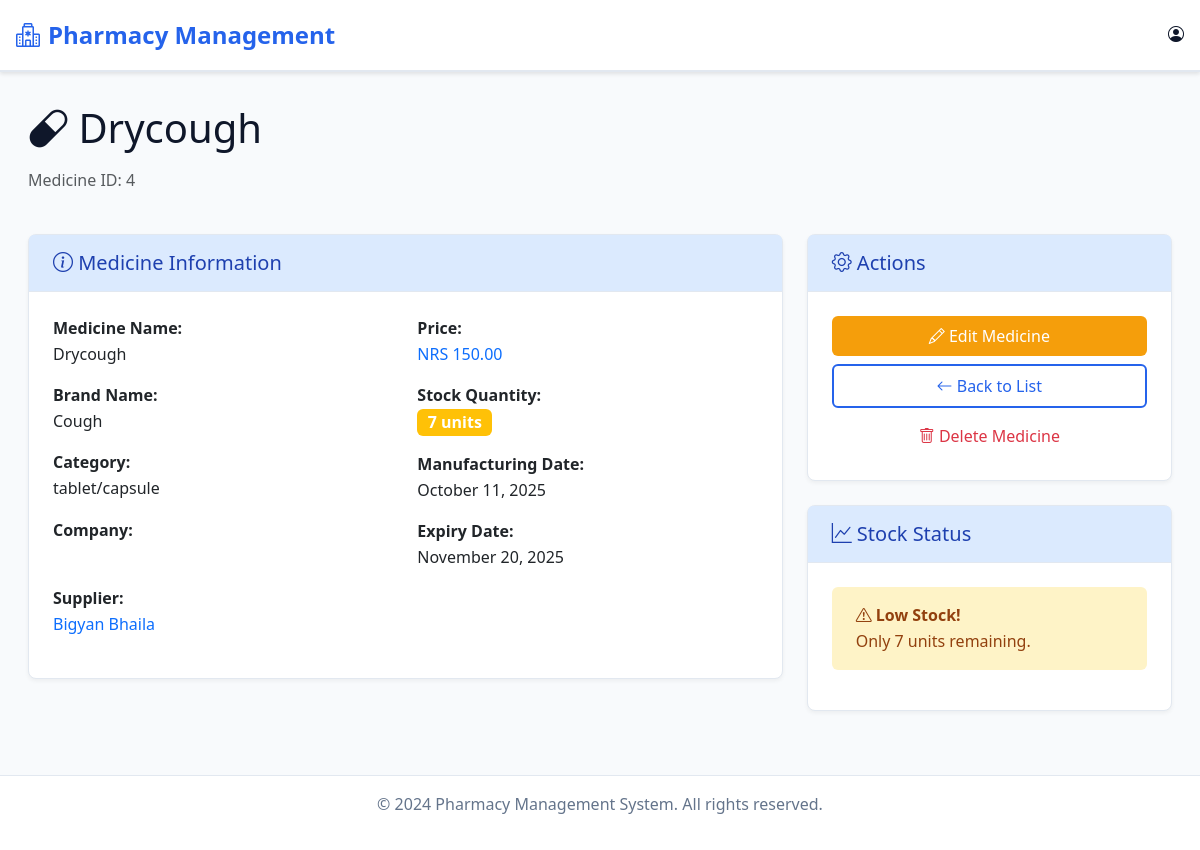
Page /medicine/medicine_detail/4/ on the committed database.
### medicine/models.py (models this page shows, shortened)
class Medicine(models.Model):
    medicine_id = models.AutoField(primary_key=True)   # custom PK
    name = models.CharField(max_length=100)
    brand_name = models.CharField(max_length=100)
    CATEGORY_CHOICES = [
        ("tablet/capsule", "Tablet/Capsule"),
        ("liquid", "Liquid"),
        ("patch", "Patch"),
        ("cream", "Topical Cream"),
    ]
    category = models.CharField(max_length=20, choices=CATEGORY_CHOICES, default="tablet/capsule")
    mfg_date = models.DateField()
    exp_date = models.DateField()
    price = models.DecimalField(max_digits=10, decimal_places=2)
    stock_qty = models.PositiveIntegerField(default=0)
    supplier = models.ForeignKey(Supplier, on_delete=models.CASCADE, related_name="medicines")

### supplier/models.py (models this page shows, shortened)
class Supplier(models.Model):
    id = models.AutoField(primary_key=True)   # auto increment id
    name = models.CharField(max_length=100)
    contact = models.CharField(max_length=20)
    address = models.TextField()

### medicine/views.py (the view)
# urls.py: path('medicine_detail/<int:medicine_id>/', views.medicine_detail, name='medicine_detail'),
def medicine_detail(request, medicine_id):
    from datetime import timedelta
    medicine = get_object_or_404(Medicine, medicine_id=medicine_id)
    today = date.today()
    expiring_soon_date = today + timedelta(days=30)
    return render(request, 'admin/medicine/medicine_detail.html', {
        'medicine': medicine,
        'today': today,
        'expiring_soon_date': expiring_soon_date,
    })

### templates/admin/medicine/medicine_detail.html (shortened to what this page needs)
{% extends "admin/base.html" %}
{% block content %}
<div class="container-fluid">
    <div class="row mb-4">
        <div class="col-12">
            <h1 class="mb-3">
                <i class="bi bi-capsule"></i> {{ medicine.name }}
            </h1>
            <p class="text-muted">Medicine ID: {{ medicine.medicine_id }}</p>
        </div>
    </div>
    <div class="row">
        <div class="col-lg-8">
            <div class="card">
                <div class="card-header">
                    <h5 class="mb-0">
                        <i class="bi bi-info-circle"></i> Medicine Information
                    </h5>
                </div>
                <div class="card-body">
                    <div class="row">
                        <div class="col-md-6">
                            <div class="mb-3">
                                <strong>Medicine Name:</strong>
                                <p>{{ medicine.name }}</p>
                            </div>
                            <div class="mb-3">
                                <strong>Brand Name:</strong>
                                <p>{{ medicine.brand_name }}</p>
                            </div>
                            <div class="mb-3">
                                <strong>Category:</strong>
                                <p>{{ medicine.category }}</p>
                            </div>
                            <div class="mb-3">
                                <strong>Company:</strong>
                            </div>
                        </div>
                        <div class="col-md-6">
                            <div class="mb-3">
                                <strong>Price:</strong>
                                <p class="text-primary">NRS {{ medicine.price|floatformat:2 }}</p>
                            </div>
                            <div class="mb-3">
                                <strong>Stock Quantity:</strong>
                                <p>
                                    <span class="badge {% if medicine.stock_qty <= 0 %}bg-danger{% elif medicine.stock_qty <= 10 %}bg-warning{% else %}bg-success{% endif %} fs-6">
                                        {{ medicine.stock_qty }} units
                                    </span>
                                </p>
                            </div>
                            <div class="mb-3">
                                <strong>Manufacturing Date:</strong>
                                <p>{{ medicine.mfg_date|date:"F d, Y" }}</p>
                            </div>
                            <div class="mb-3">
                                <strong>Expiry Date:</strong>
                                <p class="{% if medicine.exp_date < today %}text-danger{% endif %}">
                                    {{ medicine.exp_date|date:"F d, Y" }}
                                </p>
                            </div>
                        </div>
                    </div>
                    <div class="mb-3">
                        <strong>Supplier:</strong>
                        <p>
                            {% if medicine.supplier %}
                                <a href="{% url 'supplier_detail' medicine.supplier.id %}" class="text-decoration-none">
                                    {{ medicine.supplier.name }}
                                </a>
                            {% else %}
                                <span class="text-muted">No supplier assigned</span>
                            {% endif %}
                        </p>
                    </div>
                </div>
            </div>
        </div>
        <div class="col-lg-4">
            <div class="card">
                <div class="card-header">
                    <h5 class="mb-0">
                        <i class="bi bi-gear"></i> Actions
                    </h5>
                </div>
                <div class="card-body">
                    <div class="d-grid gap-2">
                        <a href="{% url 'edit_page_medicine' medicine.medicine_id %}" class="btn btn-warning">
                            <i class="bi bi-pencil"></i> Edit Medicine
                        </a>
                        <a href="{% url 'list_medicine' %}" class="btn btn-outline-primary">
                            <i class="bi bi-arrow-left"></i> Back to List
                        </a>
                        <a href="{% url 'delete_medicine' medicine.medicine_id %}" class="btn btn-outline-danger">
                            <i class="bi bi-trash"></i> Delete Medicine
                        </a>
                    </div>
                </div>
            </div>
            <div class="card mt-4">
                <div class="card-header">
                    <h5 class="mb-0">
                        <i class="bi bi-graph-up"></i> Stock Status
                    </h5>
                </div>
                <div class="card-body">
                    {% if medicine.stock_qty <= 0 %}
                        <div class="alert alert-danger">
                            <i class="bi bi-exclamation-triangle"></i>
                            <strong>Out of Stock!</strong><br>
                            This medicine is currently out of stock.
                        </div>
                    {% elif medicine.stock_qty <= 10 %}
                        <div class="alert alert-warning">
                            <i class="bi bi-exclamation-triangle"></i>
                            <strong>Low Stock!</strong><br>
                            Only {{ medicine.stock_qty }} units remaining.
                        </div>
                    {% else %}
                        <div class="alert alert-success">
                            <i class="bi bi-check-circle"></i>
                            <strong>In Stock</strong><br>
                            {{ medicine.stock_qty }} units available.
                        </div>
                    {% endif %}
                </div>
            </div>
        </div>
    </div>
</div>
{% endblock %}

### templates/admin/base.html (style rules this page uses)
:root { --primary-blue: #2563eb; --light-blue: #dbeafe; --dark-blue: #1e40af; --white: #ffffff; --light-gray: #f8fafc; --gray: #64748b; --dark-gray: #334155; --black: #0f172a; --border-color: #e2e8f0; --success: #10b981; --warning: #f59e0b; --danger: #ef4444; }
* { margin: 0; padding: 0; box-sizing: border-box; }
body { font-family: 'Segoe UI', Tahoma, Geneva, Verdana, sans-serif; background-color: var(--light-gray); color: var(--black); line-height: 1.6; }
.card { background-color: var(--white); border: 1px solid var(--border-color); border-radius: 8px; box-shadow: 0 2px 4px rgba(0,0,0,0.05); transition: box-shadow 0.3s ease; }
.card-header { background-color: var(--light-blue); border-bottom: 1px solid var(--border-color); padding: 1rem 1.5rem; font-weight: 600; color: var(--dark-blue); }
.card-body { padding: 1.5rem; }
.btn { border-radius: 6px; font-weight: 500; padding: 0.5rem 1rem; border: none; transition: all 0.3s ease; text-decoration: none; display: inline-block; }
.btn-warning { background-color: var(--warning); color: var(--white); }
.btn-outline-primary { background-color: transparent; color: var(--primary-blue); border: 2px solid var(--primary-blue); }
.alert { border-radius: 6px; border: none; padding: 1rem 1.5rem; margin-bottom: 1rem; }
.alert-warning { background-color: #fef3c7; color: #92400e; }

### rows in the picture
Medicine: name "Drycough", medicine_id "4", brand_name "Cough", category "tablet/capsule", price "150.00", stock_qty "7", mfg_date "October 11, 2025", exp_date "November 20, 2025", supplier.name "Bigyan Bhaila"
